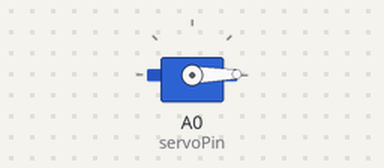
The sketch below on a simulated Arduino Uno, built with avr-gcc and run on an emulated ATmega328P. Parts: servo.

Above: at 0.05 s.
At 2.25 s:
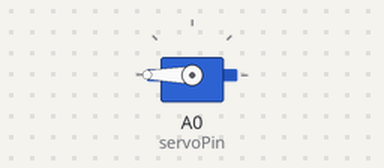
At 4.4 s:
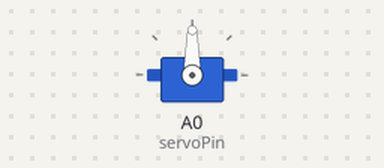
Timing chart, 0 to 5.7 s (numbered marks = the images above):
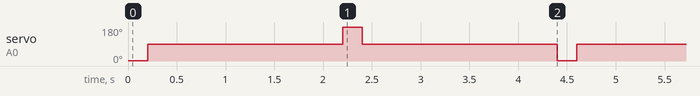

Measured:
- by itself, servo on A0 (servoPin): repeats every 4.4 s: 180° 0.20 s, 90° 2.0 s, 1° 0.20 s, 90° 2.0 s

The sketch:

Servo_Gate.ino
```cpp
#include <Servo.h>

Servo myServo;
int servoPin = A0;  // Change to the pin you are using

void setup() {
  myServo.attach(servoPin);
  myServo.write(90);
}

void loop() {
  myServo.write(1);
  delay(200);
  myServo.write(90);
  delay(2000);
  myServo.write(359);
  delay(200);
  myServo.write(90);
  delay(2000);
}
```
